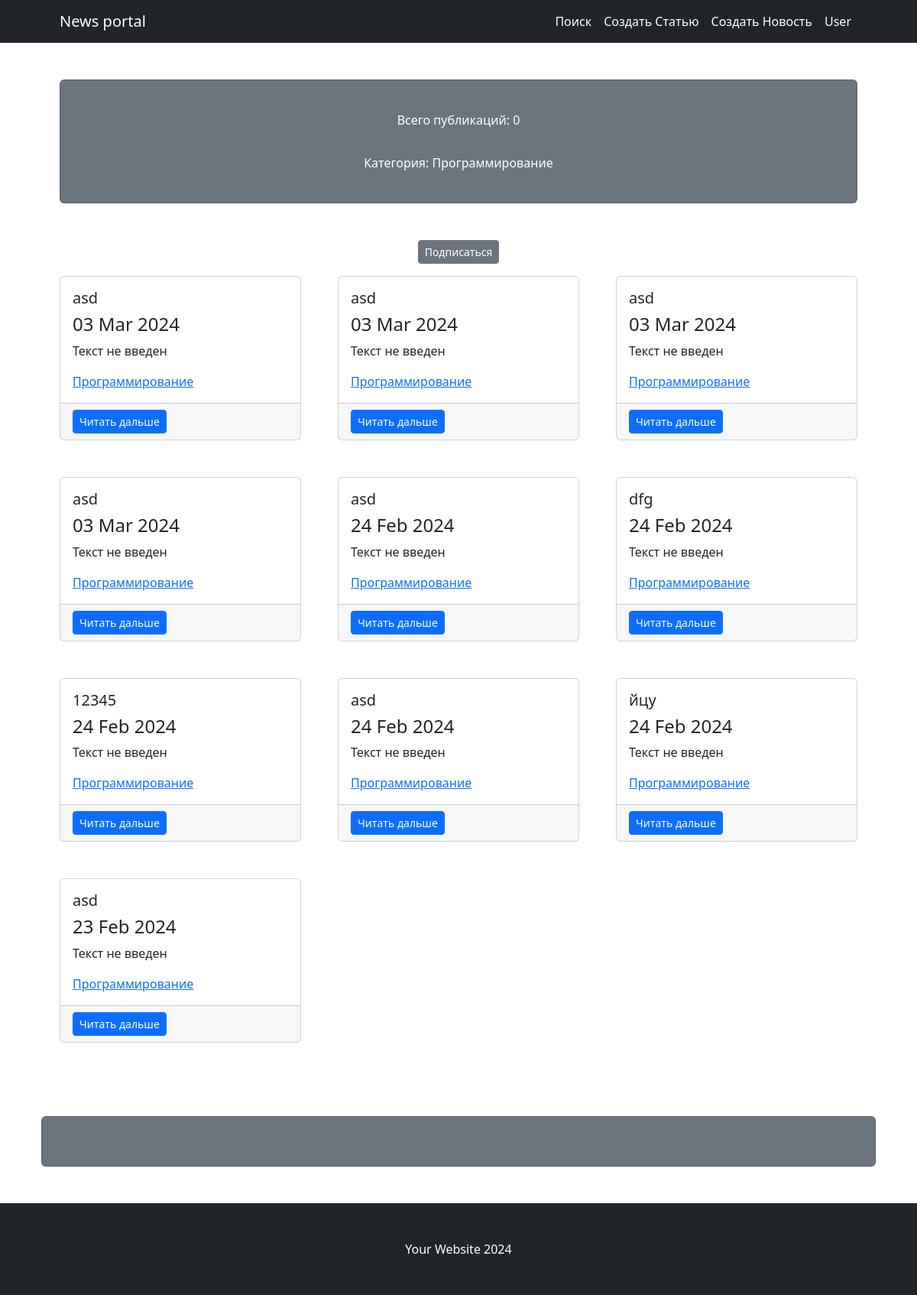
The app's page /news/categories/4/ with its own data.
### simpleapp/models.py (models this page shows, shortened)
class Category(models.Model):
    name = models.CharField(max_length=255, unique=True)
    subscribers = models.ManyToManyField(User, blank=True)
    def __str__(self):
        return self.name

class Post(models.Model):
    author = models.ForeignKey(Author, on_delete=models.CASCADE, related_name='posts')
    item = models.CharField(max_length=3, choices=ITEM, default=news)
    date = models.DateTimeField(auto_now_add=True)
    category = models.ManyToManyField(Category, through = "PostCategory")
    heading = models.CharField(max_length=255)
    text = models.TextField(default = "Текст не введен")

### simpleapp/views.py (the view)
# urls.py: path('categories/<int:pk>/', CategoryListView.as_view(), name = 'category_list'),
class CategoryListView(ListView):
    model = Post
    template_name = 'category_list.html'
    context_object_name = 'category_news_list'
    def get_queryset(self):
        self.category = get_object_or_404(Category, id=self.kwargs['pk'])
        queryset = Post.objects.filter(category=self.category).order_by('-date')
        return queryset
    def get_context_data(self, **kwargs):
        context = super().get_context_data(**kwargs)
        context['is_not_subscribed'] = self.request.user not in self.category.subscribers.all()
        context['category'] = self.category
        return context

### simpleapp/templatetags/custom_filters.py (called while the page is built)
@register.filter(name='length')
def currency(value):
   return f'{len(value)} '

@register.filter(name='censor')
def currency(value):
   if type(value)==str:
      for pattern, repl in _TAGS:
        value = re.sub(pattern, repl, value)
   return value

@register.filter(name='post_id')
def currency(value):
   return f'/news/{value}'

### templates/category_list.html (shortened to what this page needs)
{% extends 'flatpages/default.html' %}
{% load custom_filters %}
{% load custom_tags %}
{% block content %}
    <div class="card text-white bg-secondary my-5 py-4 text-center">
        <div class="card-body"><p class="text-white m-0">Всего публикаций: {{ posts|length}}</p>  </div>
        <div class="card-body"><p class="text-white m-0">Категория: {{ category}}</p>  </div>
    </div>
    <div class="row gx-4 gx-lg-5">
         {% if is_not_subscribed %}
        <p class="text-center"><a href="{% url 'subscribe' category.id %}" class="btn btn-secondary btn-sm">Подписаться</a></p>
        {% else %}
        <p class="text-center"><a href="{% url 'unsubscribe' category.id %}" class="btn btn-secondary btn-sm">Отписаться</a></p>
    {% endif %}
        {% if category_news_list %}
            {% for post in category_news_list %}
        <div class="col-md-4 mb-5">
            <div class="card h-100">
                <div class="card-body">
                    <h5 class="card-title">{{ post.heading|censor }} </h5>
                    <h4 class="card-title">{{ post.date|date:'d M Y' }}</h4>
                    <p class="card-text">{{ post.text|truncatewords:20|censor }}</p>
                    <p class="card-text">{% for category in post.category.all %}
                    <a href="{% url 'category_list' category.id %}">{{ category }}</a>
                {% endfor %}
                    </p>
                </div>
                <div class="card-footer"><a class="btn btn-primary btn-sm" href={{post.id|post_id}}>Читать дальше</a></div>
            </div>
        </div>
            {% endfor %}
        {% else %}
        <div class="card   my-5 py-4 ">
            <div class="card-body text-center">
                <h1 class="font-weight-light">Постов нет!</h1>
            </div>
        </div>
        {% endif %}
        <div class="card text-white bg-secondary my-5 py-4 text-center"></div>
</div>
{% endblock content %}

### records on screen
Category: name "Программирование"
Post: heading|censor "asd", date "03 Mar 2024", text|censor "Текст не введен"
Post: heading|censor "asd", date "03 Mar 2024", text|censor "Текст не введен"
Post: heading|censor "asd", date "03 Mar 2024", text|censor "Текст не введен"
Post: heading|censor "asd", date "03 Mar 2024", text|censor "Текст не введен"
Post: heading|censor "asd", date "24 Feb 2024", text|censor "Текст не введен"
Post: heading|censor "dfg", date "24 Feb 2024", text|censor "Текст не введен"
Post: heading|censor "12345", date "24 Feb 2024", text|censor "Текст не введен"
Post: heading|censor "asd", date "24 Feb 2024", text|censor "Текст не введен"
Post: heading|censor "йцу", date "24 Feb 2024", text|censor "Текст не введен"
Post: heading|censor "asd", date "23 Feb 2024", text|censor "Текст не введен"

### other values on screen
{{ posts|length }} "0"
